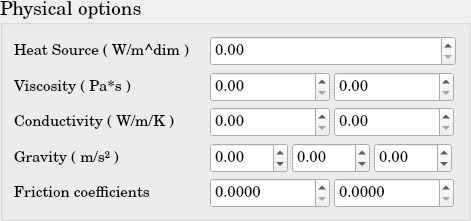
       <widget class="QGroupBox" name="DM_PhysicalOptions">
        <property name="minimumSize">
         <size>
          <width>471</width>
          <height>221</height>
         </size>
        </property>
        <property name="maximumSize">
         <size>
          <width>471</width>
          <height>221</height>
         </size>
        </property>
        <property name="font">
         <font>
          <family>Century Schoolbook L</family>
          <pointsize>14</pointsize>
          <weight>50</weight>
          <bold>false</bold>
         </font>
        </property>
        <property name="title">
         <string>Physical options</string>
        </property>
        <layout class="QGridLayout" name="gridLayout_63">
         <item row="0" column="0">
          <layout class="QGridLayout" name="gridLayout_62">
           <item row="0" column="0">
            <widget class="QLabel" name="DM_HeatSource">
             <property name="minimumSize">
              <size>
               <width>190</width>
               <height>30</height>
              </size>
             </property>
             <property name="maximumSize">
              <size>
               <width>190</width>
               <height>30</height>
              </size>
             </property>
             <property name="font">
              <font>
               <pointsize>11</pointsize>
              </font>
             </property>
             <property name="text">
              <string>Heat Source ( W/m^dim )</string>
             </property>
            </widget>
           </item>
           <item row="0" column="1">
            <widget class="QDoubleSpinBox" name="DM_HeatSource_doubleSpinBox">
             <property name="minimumSize">
              <size>
               <width>246</width>
               <height>30</height>
              </size>
             </property>
             <property name="maximumSize">
              <size>
               <width>246</width>
               <height>30</height>
              </size>
             </property>
             <property name="font">
              <font>
               <pointsize>11</pointsize>
              </font>
             </property>
             <property name="maximum">
              <double>1000000000.000000000000000</double>
             </property>
            </widget>
           </item>
           <item row="1" column="0">
            <widget class="QLabel" name="DM_Viscosity">
             <property name="minimumSize">
              <size>
               <width>190</width>
               <height>30</height>
              </size>
             </property>
             <property name="maximumSize">
              <size>
               <width>190</width>
               <height>30</height>
              </size>
             </property>
             <property name="font">
              <font>
               <pointsize>11</pointsize>
              </font>
             </property>
             <property name="text">
              <string>Viscosity ( Pa*s )</string>
             </property>
            </widget>
           </item>
           <item row="1" column="1">
            <widget class="QSplitter" name="splitter_51">
             <property name="minimumSize">
              <size>
               <width>246</width>
               <height>30</height>
              </size>
             </property>
             <property name="orientation">
              <enum>Qt::Horizontal</enum>
             </property>
             <widget class="QDoubleSpinBox" name="DM_Viscosity_Phase1_doubleSpinBox">
              <property name="minimumSize">
               <size>
                <width>120</width>
                <height>30</height>
               </size>
              </property>
              <property name="maximumSize">
               <size>
                <width>120</width>
                <height>30</height>
               </size>
              </property>
              <property name="font">
               <font>
                <pointsize>11</pointsize>
               </font>
              </property>
              <property name="maximum">
               <double>1000000000.000000000000000</double>
              </property>
             </widget>
             <widget class="QDoubleSpinBox" name="DM_Viscosity_Phase2_doubleSpinBox">
              <property name="minimumSize">
               <size>
                <width>120</width>
                <height>30</height>
               </size>
              </property>
              <property name="maximumSize">
               <size>
                <width>120</width>
                <height>30</height>
               </size>
              </property>
              <property name="font">
               <font>
                <pointsize>11</pointsize>
               </font>
              </property>
              <property name="maximum">
               <double>1000000000.000000000000000</double>
              </property>
             </widget>
            </widget>
           </item>
           <item row="2" column="0">
            <widget class="QLabel" name="DM_Conductivity">
             <property name="minimumSize">
              <size>
               <width>190</width>
               <height>30</height>
              </size>
             </property>
             <property name="maximumSize">
              <size>
               <width>190</width>
               <height>30</height>
              </size>
             </property>
             <property name="font">
              <font>
               <pointsize>11</pointsize>
              </font>
             </property>
             <property name="text">
              <string>Conductivity ( W/m/K )</string>
             </property>
            </widget>
           </item>
           <item row="2" column="1">
            <widget class="QSplitter" name="splitter_38">
             <property name="minimumSize">
              <size>
               <width>246</width>
               <height>30</height>
              </size>
             </property>
             <property name="orientation">
              <enum>Qt::Horizontal</enum>
             </property>
             <widget class="QDoubleSpinBox" name="DM_Conductivity_Phase1_doubleSpinBox">
              <property name="minimumSize">
               <size>
                <width>120</width>
                <height>30</height>
               </size>
              </property>
              <property name="maximumSize">
               <size>
                <width>120</width>
                <height>30</height>
               </size>
              </property>
              <property name="font">
               <font>
                <pointsize>11</pointsize>
               </font>
              </property>
              <property name="maximum">
               <double>1000000000.000000000000000</double>
              </property>
             </widget>
             <widget class="QDoubleSpinBox" name="DM_Conductivity_Phase2_doubleSpinBox_2">
              <property name="minimumSize">
               <size>
                <width>120</width>
                <height>30</height>
               </size>
              </property>
              <property name="maximumSize">
               <size>
                <width>120</width>
                <height>30</height>
               </size>
              </property>
              <property name="font">
               <font>
                <pointsize>11</pointsize>
               </font>
              </property>
              <property name="maximum">
               <double>1000000000.000000000000000</double>
              </property>
             </widget>
            </widget>
           </item>
           <item row="3" column="0">
            <widget class="QLabel" name="DM_Gravity">
             <property name="minimumSize">
              <size>
               <width>190</width>
               <height>30</height>
              </size>
             </property>
             <property name="maximumSize">
              <size>
               <width>190</width>
               <height>30</height>
              </size>
             </property>
             <property name="font">
              <font>
               <pointsize>11</pointsize>
              </font>
             </property>
             <property name="text">
              <string>Gravity ( m/s² )</string>
             </property>
            </widget>
           </item>
           <item row="3" column="1">
            <widget class="QSplitter" name="splitter_56">
             <property name="minimumSize">
              <size>
               <width>246</width>
               <height>30</height>
              </size>
             </property>
             <property name="maximumSize">
              <size>
               <width>242</width>
               <height>30</height>
              </size>
             </property>
             <property name="orientation">
              <enum>Qt::Horizontal</enum>
             </property>
             <widget class="QDoubleSpinBox" name="DM_Gravity_1d_doubleSpinBox">
              <property name="minimumSize">
               <size>
                <width>78</width>
                <height>30</height>
               </size>
              </property>
              <property name="maximumSize">
               <size>
                <width>78</width>
                <height>30</height>
               </size>
              </property>
              <property name="font">
               <font>
                <pointsize>11</pointsize>
               </font>
              </property>
              <property name="minimum">
               <double>-1000000000.000000000000000</double>
              </property>
              <property name="maximum">
               <double>1000000000.000000000000000</double>
              </property>
             </widget>
             <widget class="QDoubleSpinBox" name="DM_Gravity_2d_doubleSpinBox">
              <property name="minimumSize">
               <size>
                <width>78</width>
                <height>30</height>
               </size>
              </property>
              <property name="maximumSize">
               <size>
                <width>78</width>
                <height>30</height>
               </size>
              </property>
              <property name="font">
               <font>
                <pointsize>11</pointsize>
               </font>
              </property>
              <property name="minimum">
               <double>-1000000000.000000000000000</double>
              </property>
              <property name="maximum">
               <double>1000000000.000000000000000</double>
              </property>
             </widget>
             <widget class="QDoubleSpinBox" name="DM_Gravity_3d_doubleSpinBox">
              <property name="minimumSize">
               <size>
                <width>78</width>
                <height>30</height>
               </size>
              </property>
              <property name="maximumSize">
               <size>
                <width>78</width>
                <height>30</height>
               </size>
              </property>
              <property name="font">
               <font>
                <pointsize>11</pointsize>
               </font>
              </property>
              <property name="minimum">
               <double>-1000000000.000000000000000</double>
              </property>
              <property name="maximum">
               <double>1000000000.000000000000000</double>
              </property>
             </widget>
            </widget>
           </item>
           <item row="4" column="0">
            <widget class="QLabel" name="DM_FrictionCoef">
             <property name="minimumSize">
              <size>
               <width>190</width>
               <height>30</height>
              </size>
             </property>
             <property name="maximumSize">
              <size>
               <width>190</width>
               <height>30</height>
              </size>
             </property>
             <property name="font">
              <font>
               <pointsize>11</pointsize>
              </font>
             </property>
             <property name="text">
              <string>Friction coefficients</string>
             </property>
            </widget>
           </item>
           <item row="4" column="1">
            <widget class="QSplitter" name="splitter_5">
             <property name="minimumSize">
              <size>
               <width>246</width>
               <height>30</height>
              </size>
             </property>
             <property name="orientation">
              <enum>Qt::Horizontal</enum>
             </property>
             <widget class="QDoubleSpinBox" name="DM_FrictionCoefficients_Phase1_doubleSpinBox">
              <property name="minimumSize">
               <size>
                <width>120</width>
                <height>30</height>
               </size>
              </property>
              <property name="maximumSize">
               <size>
                <width>120</width>
                <height>30</height>
               </size>
              </property>
              <property name="font">
               <font>
                <pointsize>11</pointsize>
               </font>
              </property>
              <property name="decimals">
               <number>4</number>
              </property>
              <property name="maximum">
               <double>100000.000000000000000</double>
              </property>
              <property name="singleStep">
               <double>0.010000000000000</double>
              </property>
             </widget>
             <widget class="QDoubleSpinBox" name="DM_FrictionCoefficients_Phase2_doubleSpinBox">
              <property name="minimumSize">
               <size>
                <width>120</width>
                <height>30</height>
               </size>
              </property>
              <property name="maximumSize">
               <size>
                <width>120</width>
                <height>30</height>
               </size>
              </property>
              <property name="font">
               <font>
                <pointsize>11</pointsize>
               </font>
              </property>
              <property name="decimals">
               <number>4</number>
              </property>
              <property name="maximum">
               <double>10000.000000000000000</double>
              </property>
              <property name="singleStep">
               <double>0.010000000000000</double>
              </property>
             </widget>
            </widget>
           </item>
          </layout>
         </item>
        </layout>
       </widget>
